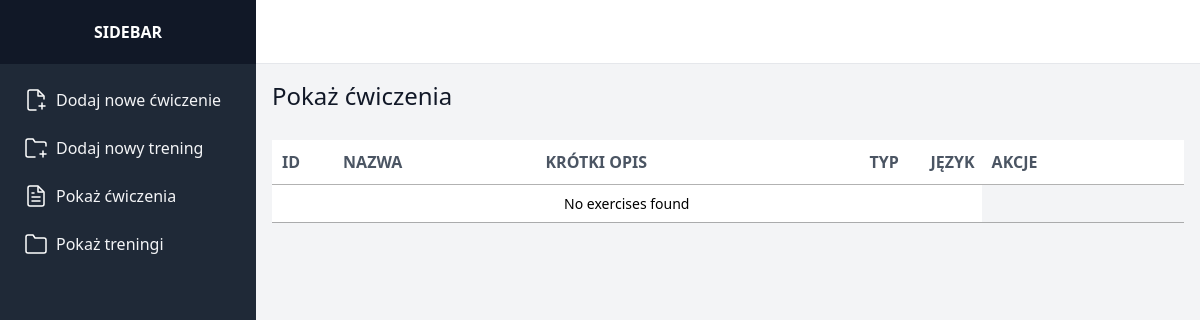
Before: /exercise with the older database file.
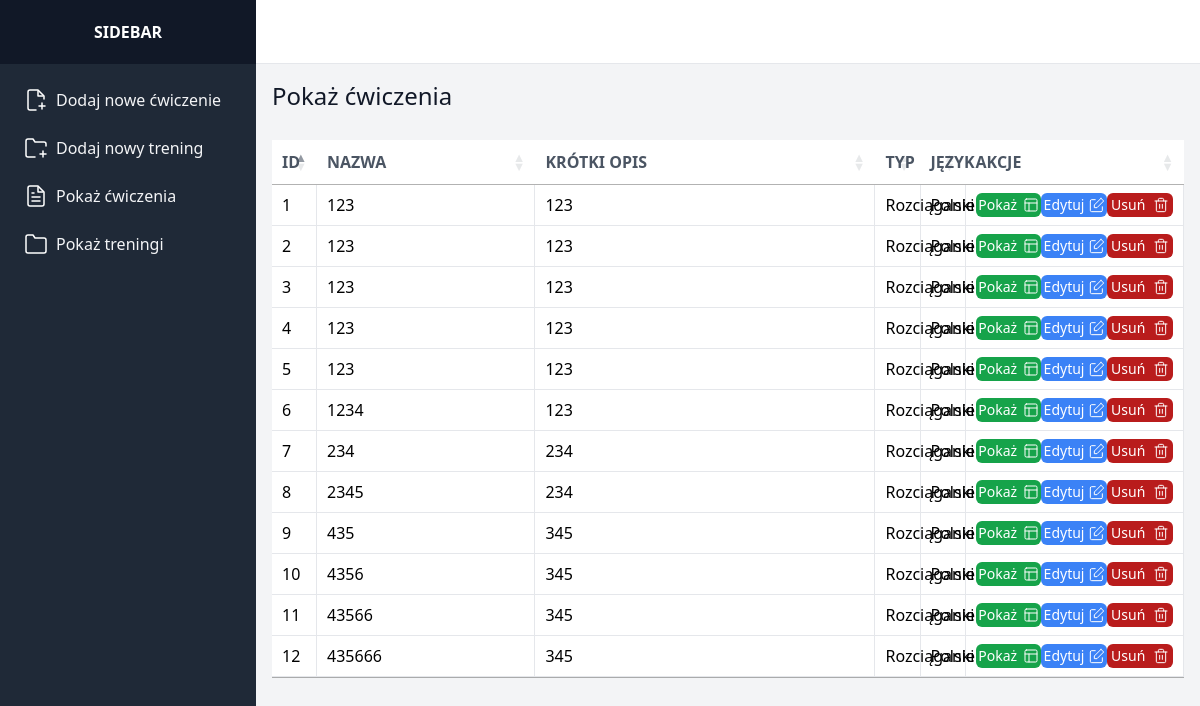
After: the same page with the newer database file.
### trener/models.py (models this page shows, shortened)
class Exercise(models.Model):
    id = models.AutoField(primary_key=True)
    title = models.CharField(max_length=100)
    short_description = models.TextField()
    image = models.ImageField(upload_to=exercise_directory_path, blank=True, null=True)
    video_link = models.URLField(blank=True, null=True)
    html_content = models.TextField()
    type = models.ForeignKey(ExerciseType, on_delete=models.CASCADE)
    language = models.ForeignKey(ExerciseLanguage, on_delete=models.CASCADE)

class ExerciseType(models.Model):
    id = models.AutoField(primary_key=True)
    type_name = models.CharField(max_length=100)

class ExerciseLanguage(models.Model):
    id = models.AutoField(primary_key=True)
    language_name = models.CharField(max_length=50)

### trener/views.py (the view)
# urls.py: path('exercise', views.show_exercises, name='show_exercise'),
def show_exercises(request):
    exercises = Exercise.objects.all()
    return render(request, 'show_exercises.html', {"exercises": exercises})

### trener_style/templates/show_exercises.html (shortened to what this page needs)
{% extends 'base.html' %}
{% block extra_head %}
    <link rel="stylesheet" type="text/css" href="https://cdn.datatables.net/1.10.21/css/jquery.dataTables.css">
{% endblock %}
{% block content %}
    <p class="font-medium text-gray-900 text-2xl mb-7">
            Pokaż ćwiczenia
        </p>
        <table class="w-full table-fixed" datatable id="exercise-table">
            <thead class="">
              <tr class="bg-white my-5">
                <th class="w-1/10 py-5 px-6 text-left text-gray-600 font-bold uppercase">ID</th>
                <th class="w-1/5 py-5 px-6 text-left text-gray-600 font-bold uppercase">Nazwa</th>
                <th class="w-1/3 py-5 px-6 text-left text-gray-600 font-bold uppercase">Krótki opis</th>
                <th class="w-1/10 py-5 px-6 text-left text-gray-600 font-bold uppercase">Typ</th>
                <th class="w-1/10 py-5 px-6 text-left text-gray-600 font-bold uppercase">Język</th>
                <th class="w-1/5 py-5 px-6 text-left text-gray-600 font-bold uppercase">Akcje</th>
              </tr>
            </thead>
            <tbody class="bg-white">
              {% for exercise in exercises %}
              <tr>
                <td class="py-5 w-2 border-b border-r border-gray-200">{{ exercise.id }}</td>
                <td class="py-5 px-6 border-b border-r border-gray-200">{{ exercise.title }}</td>
                <td class="py-5 px-6 border-b border-r border-gray-200">{{ exercise.short_description }}</td>
                <td class="py-5 px-6 border-b border-r border-gray-200">{{ exercise.type.type_name }}</td>
                <td class="py-5 px-6 border-b border-r border-gray-200">{{ exercise.language.language_name }}</td>
                <td class="py-5 px-6 border-b border-r border-gray-200 flex flex-row justify-around">
                    <a href="{% url 'show_exercise' id=exercise.id %}" class="bg-green-600 flex flex-row w-20 justify-around rounded-md text-sm hover:bg-green-800">
                        <p class="text-white my-auto">
                            Pokaż
                        </p>
                        <svg  class="my-auto" xmlns="http://www.w3.org/2000/svg" width="16" height="16" viewBox="0 0 24 24" fill="none" stroke="#ffffff" stroke-width="1.5" stroke-linecap="round" stroke-linejoin="round"><rect x="3" y="3" width="18" height="18" rx="2"/><path d="M3 9h18M9 21V9"/></svg>
                    </a>
                    <a href="#" class="bg-blue-500 flex flex-row w-20 h-6 justify-around rounded-md text-sm hover:bg-blue-700">
                        <p class="text-white my-auto">
                            Edytuj
                        </p>
                    </a>
                    <a href="#" class="bg-red-700 flex flex-row w-20 justify-around rounded-md text-sm hover:bg-red-900">
                        <p class="text-white my-auto">
                            Usuń
                        </p>
                    </a>
                </td>
              </tr>
              {% empty %}
              <tr>
                <td colspan="5" class="text-center font-normal leading-normal text-sm">No exercises found</td>
              </tr>
              {% endfor %}
            </tbody>
      </table>
{% endblock %}

Changed rows visible on the page:
added Exercise: id "1", title "123", short_description "123", type.type_name "Rozciąganie", language.language_name "Polski"
added Exercise: id "2", title "123", short_description "123", type.type_name "Rozciąganie", language.language_name "Polski"
added Exercise: id "3", title "123", short_description "123", type.type_name "Rozciąganie", language.language_name "Polski"
added Exercise: id "4", title "123", short_description "123", type.type_name "Rozciąganie", language.language_name "Polski"
added Exercise: id "5", title "123", short_description "123", type.type_name "Rozciąganie", language.language_name "Polski"
added Exercise: id "6", title "1234", short_description "123", type.type_name "Rozciąganie", language.language_name "Polski"
added Exercise: id "7", title "234", short_description "234", type.type_name "Rozciąganie", language.language_name "Polski"
added Exercise: id "8", title "2345", short_description "234", type.type_name "Rozciąganie", language.language_name "Polski"
added Exercise: id "9", title "435", short_description "345", type.type_name "Rozciąganie", language.language_name "Polski"
added Exercise: id "10", title "4356", short_description "345", type.type_name "Rozciąganie", language.language_name "Polski"
added Exercise: id "11", title "43566", short_description "345", type.type_name "Rozciąganie", language.language_name "Polski"
added Exercise: id "12", title "435666", short_description "345", type.type_name "Rozciąganie", language.language_name "Polski"
Other visible differences:
text no longer shown: "No exercises found"
